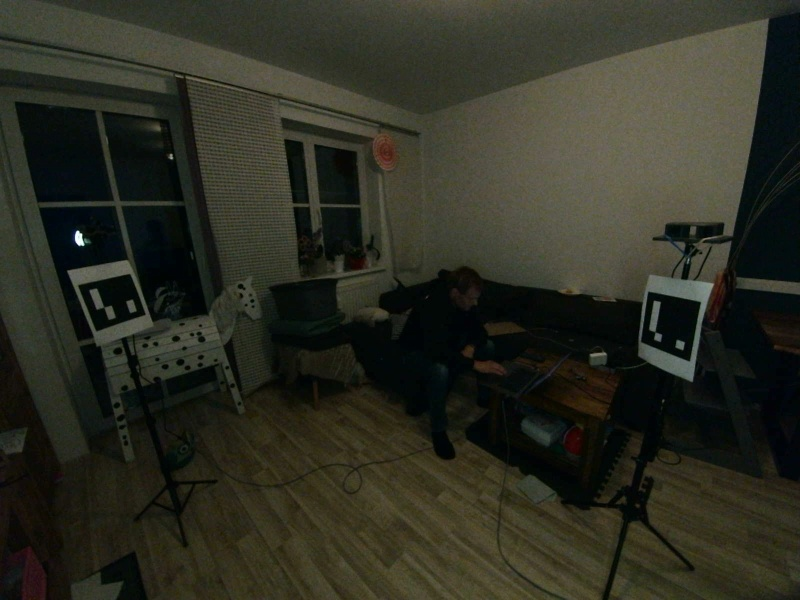
#> input picture elp1_test.jpg, 800 x 600 px, given in place of the camera
$ python test_all_cameras_background_delta_view.py   (older library calls are emulated)
#> lines starting #> are read from the running program, lines starting #| are printed output that depends on the picture
import cv2
import yaml
import time
import numpy as np
from pathlib import Path
from datetime import datetime

BASE = Path.home() / "anthro3d"
OUT = BASE / "output" / "all_cameras_background_delta"
OUT.mkdir(parents=True, exist_ok=True)

SNAPSHOT_DELAY_SECONDS = 3.0
CAPTURE_FRAMES = 7
WARMUP_FRAMES = 25
PIXEL_STRIDE = 2
HEADER_H = 44
MIN_DELTA_M = 0.20
MIN_Z_M = 0.35
MAX_Z_M = 4.0

ROLE_DIMS = {
    "OV9281 L": (1280, 800),
    "OV9281 R": (1280, 800),
    "ELP2": (2560, 720),
    "ELP1": (2560, 720),
}

RIGS = [
    ("OV9281", "dual", ("OV9281 L", "OV9281 R"), "stereo_config_ov9281.yaml"),
    ("ELP2", "sbs", ("ELP2",), "stereo_config.yaml"),
    ("ELP1", "sbs", ("ELP1",), "stereo_config_elp1.yaml"),
]

MAP_CACHE = {}

def load_yaml(path):
    p = Path(path)
    if not p.exists():
        raise RuntimeError(f"Datei fehlt: {p}")
    return yaml.safe_load(p.read_text()) or {}

def camera_roles():
    cfg = load_yaml(BASE / "config.yaml")
    roles = {}
    for cam in cfg.get("cameras", {}).get("tracking", []):
        if cam.get("enabled"):
            roles[cam.get("name")] = int(cam.get("device_index"))
    return roles

def open_caps(roles):
    caps = {}
    for name, idx in roles.items():
        w, h = ROLE_DIMS.get(name, (1280, 720))
        cap = cv2.VideoCapture(idx)
        cap.set(cv2.CAP_PROP_FRAME_WIDTH, w)
        cap.set(cv2.CAP_PROP_FRAME_HEIGHT, h)
        if cap.isOpened():
            caps[name] = cap
            print(f"{name}: offen index={idx}")
        else:
            print(f"{name}: FEHLER index={idx}")
    return caps

def release_caps(caps):
    for cap in caps.values():
        cap.release()

def read_frames(caps):
    frames = {}
    for name, cap in caps.items():
        ok, frame = cap.read()
        if ok and frame is not None:
            frames[name] = frame
    return frames

def split_sbs(frame):
    h, w = frame.shape[:2]
    m = w // 2
    return frame[:, :m].copy(), frame[:, m:].copy()

def maps_for(cfg_file, size):
    key = (cfg_file, size)
    if key in MAP_CACHE:
        return MAP_CACHE[key]
    cfg = load_yaml(BASE / cfg_file)
    K_l = np.array(cfg["camera_matrix_l"], dtype=np.float64)
    d_l = np.array(cfg["dist_l"], dtype=np.float64)
    K_r = np.array(cfg["camera_matrix_r"], dtype=np.float64)
    d_r = np.array(cfg["dist_r"], dtype=np.float64)
    R = np.array(cfg["R"], dtype=np.float64)
    T = np.array(cfg["T"], dtype=np.float64).reshape(3, 1)
    R1, R2, P1, P2, Q, _, _ = cv2.stereoRectify(K_l, d_l, K_r, d_r, size, R, T, flags=cv2.CALIB_ZERO_DISPARITY, alpha=0)
    ml1, ml2 = cv2.initUndistortRectifyMap(K_l, d_l, R1, P1, size, cv2.CV_32FC1)
    mr1, mr2 = cv2.initUndistortRectifyMap(K_r, d_r, R2, P2, size, cv2.CV_32FC1)
    MAP_CACHE[key] = (ml1, ml2, mr1, mr2, Q)
    return MAP_CACHE[key]

def make_stereo():
    return cv2.StereoSGBM_create(
        minDisparity=0,
        numDisparities=128,
        blockSize=5,
        P1=8 * 5 * 5,
        P2=32 * 5 * 5,
        disp12MaxDiff=1,
        uniquenessRatio=8,
        speckleWindowSize=80,
        speckleRange=2,
        preFilterCap=31,
        mode=cv2.STEREO_SGBM_MODE_SGBM_3WAY,
    )

def compute_depth(left, right, cfg_file, stereo):
    size = (left.shape[1], left.shape[0])
    ml1, ml2, mr1, mr2, Q = maps_for(cfg_file, size)
    rect_l = cv2.remap(left, ml1, ml2, cv2.INTER_LINEAR)
    rect_r = cv2.remap(right, mr1, mr2, cv2.INTER_LINEAR)
    gl = cv2.cvtColor(rect_l, cv2.COLOR_BGR2GRAY)
    gr = cv2.cvtColor(rect_r, cv2.COLOR_BGR2GRAY)
    disp = stereo.compute(gl, gr).astype(np.float32) / 16.0
    pts = cv2.reprojectImageTo3D(disp, Q)
    z = pts[:, :, 2].astype(np.float32)
    valid = np.isfinite(pts).all(axis=2) & np.isfinite(z) & (disp > 1.0) & (z > MIN_Z_M) & (z < MAX_Z_M)
    return rect_l, rect_r, z, disp, valid

def rig_frame_from_frames(rig_name, mode, rig_roles, frames):
    if mode == "dual":
        l_name, r_name = rig_roles
        if l_name not in frames or r_name not in frames:
            return None, None
        return frames[l_name], frames[r_name]
    role = rig_roles[0]
    if role not in frames:
        return None, None
    return split_sbs(frames[role])

def capture_depth_set(caps, stereo_by_rig):
    result = {}
    for _ in range(3):
        read_frames(caps)
        time.sleep(0.03)
    z_stack = {rig[0]: [] for rig in RIGS}
    valid_stack = {rig[0]: [] for rig in RIGS}
    last_data = {}
    for i in range(CAPTURE_FRAMES):
        frames = read_frames(caps)
        for rig_name, mode, rig_roles, cfg_file in RIGS:
            left, right = rig_frame_from_frames(rig_name, mode, rig_roles, frames)
            if left is None or right is None:
                continue
            rect_l, rect_r, z, disp, valid = compute_depth(left, right, cfg_file, stereo_by_rig[rig_name])
            z_stack[rig_name].append(z)
            valid_stack[rig_name].append(valid)
            last_data[rig_name] = {
                "left": rect_l,
                "right": rect_r,
                "disp": disp,
                "valid": valid,
                "z": z,
            }
        print(f"Frame {i + 1}/{CAPTURE_FRAMES}")
        time.sleep(0.08)
    for rig_name in z_stack:
        if not z_stack[rig_name]:
            continue
        zs = np.stack(z_stack[rig_name], axis=0)
        vs = np.stack(valid_stack[rig_name], axis=0)
        z_masked = np.where(vs, zs, np.nan)
        z_med = np.nanmedian(z_masked, axis=0).astype(np.float32)
        valid_med = np.isfinite(z_med)
        data = last_data[rig_name]
        data["z_med"] = z_med
        data["valid_med"] = valid_med
        result[rig_name] = data
    return result

# [100 lines left out: functions z_to_depth_color, delta_to_color, clean_mask, make_candidate, tile_with_header, make_rig_row and 1 more, not called in this run]

def countdown(text, seconds):
    print("")
    print(text)
    for i in range(seconds, 0, -1):
        print(f"{i}...")
        time.sleep(1.0)
    print("Aufnahme startet.")
    print("")

def main():
    print("")
    print("ANTHRO3D Leerraum-vs-Person-Differenz alle Kameras")
    print("Diese Diagnose veraendert keine Kalibrierdateien.")
    print("")
    roles = camera_roles()
    caps = open_caps(roles)
    if not caps:
        raise RuntimeError("Keine Kamera geoeffnet")
    stereo_by_rig = {rig[0]: make_stereo() for rig in RIGS}
    try:
        for _ in range(WARMUP_FRAMES):
            read_frames(caps)
            time.sleep(0.03)
#> this loop made 25 passes
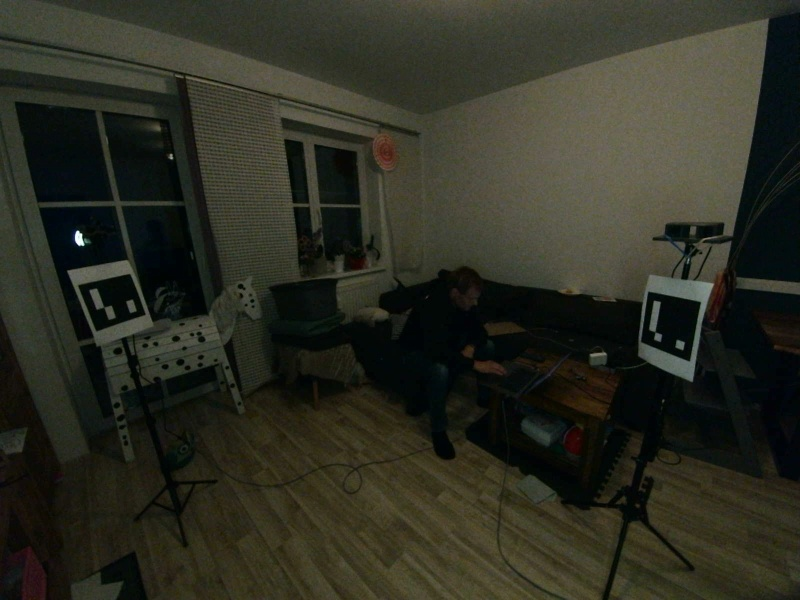
#> input picture elp1_test.jpg, 800 x 600 px, given in place of the camera
        countdown("Leerraum-Aufnahme in 5 Sekunden. Bitte komplett aus dem Messbereich gehen.", 5)
        base = capture_depth_set(caps, stereo_by_rig)
#> the loop in capture_depth_set, `for i in range(CAPTURE_FRAMES):` made 3 passes
#> pass 1, in compute_depth, `rect_l = cv2.remap(left, ml1, ml2, cv2.INTER_LINEAR)`:
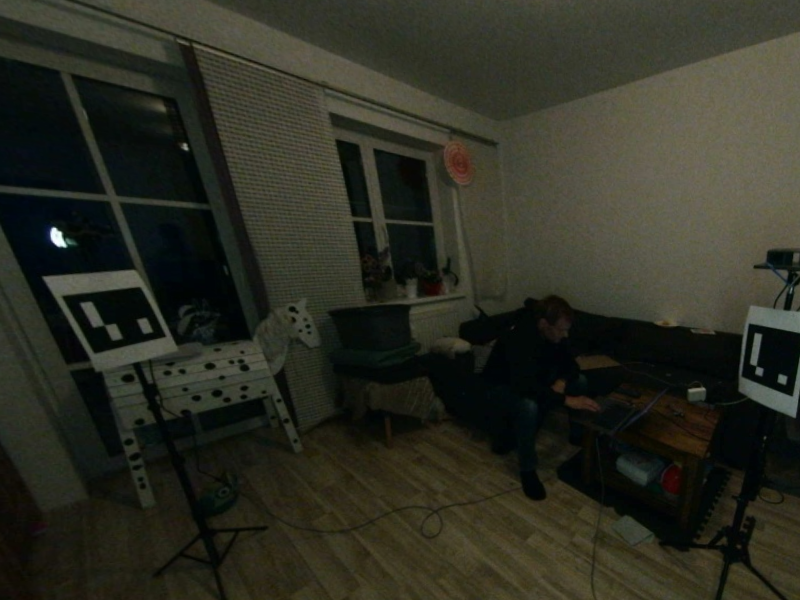
#> rect_l: shape (600, 800, 3); mean B, G, R 34.8, 45.8, 44.7
#> pass 1, in compute_depth, `rect_r = cv2.remap(right, mr1, mr2, cv2.INTER_LINEAR)`:
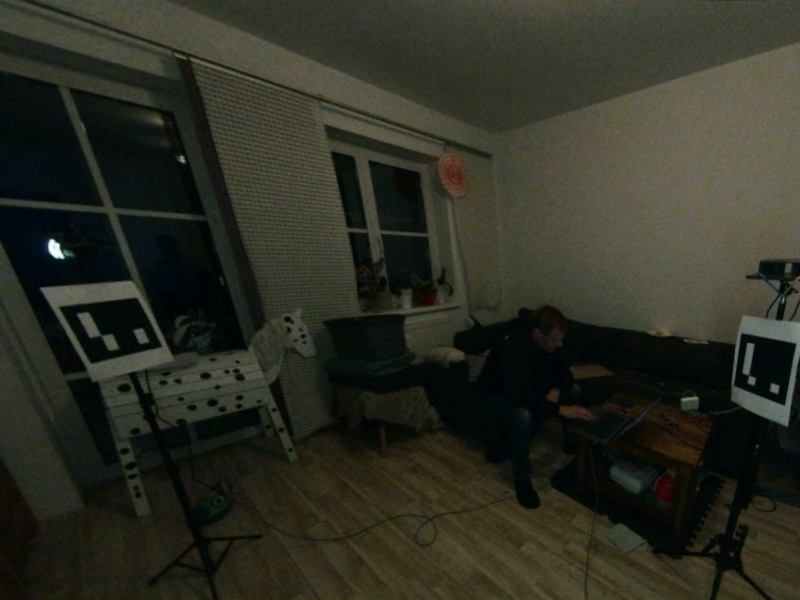
#> rect_r: shape (600, 800, 3); mean B, G, R 35.5, 46.5, 45.3
#> pass 1, in compute_depth, `gl = cv2.cvtColor(rect_l, cv2.COLOR_BGR2GRAY)`:
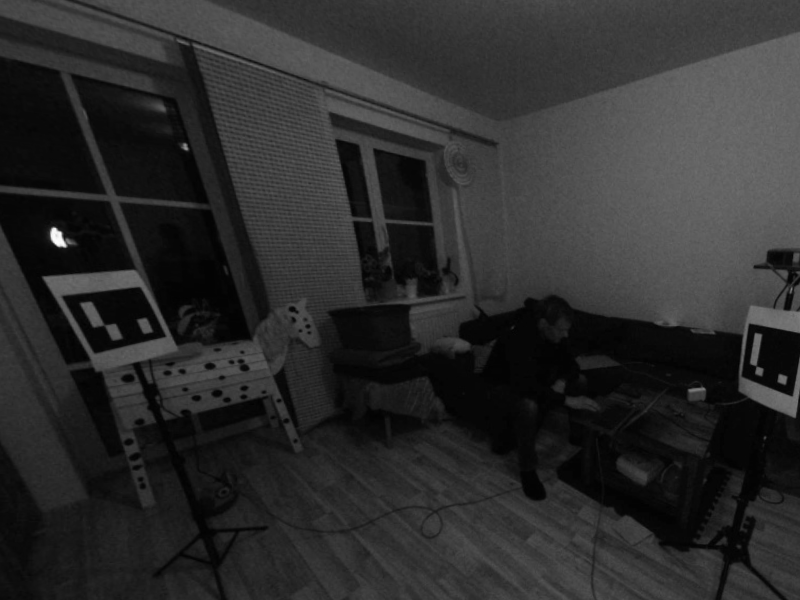
#> gl: shape (600, 800); min 1, max 252, mean 44.2
#> pass 1, in compute_depth, `gr = cv2.cvtColor(rect_r, cv2.COLOR_BGR2GRAY)`:
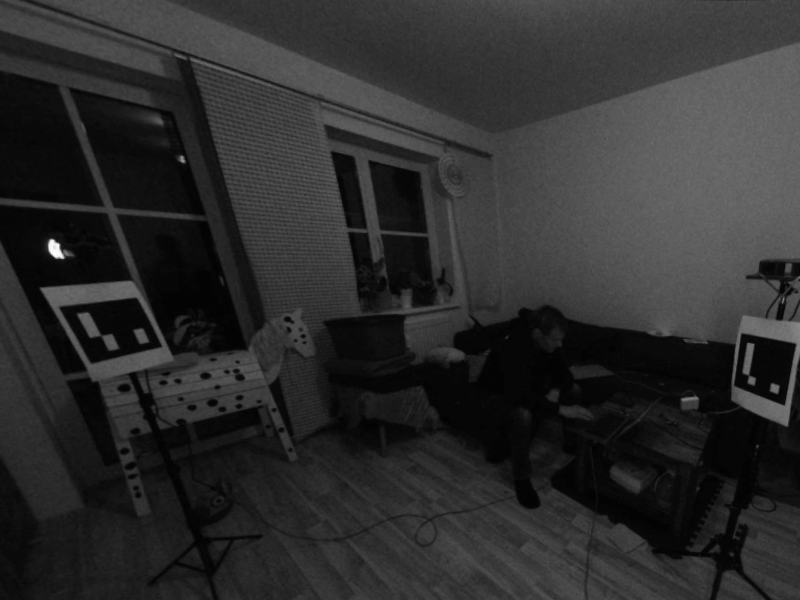
#> gr: shape (600, 800); min 1, max 252, mean 44.9
        print("Leerraum gespeichert.")
        countdown("Person-Aufnahme in 5 Sekunden. Jetzt in den Messbereich stellen.", 5)
        person = capture_depth_set(caps, stereo_by_rig)
        print("Person gespeichert.")
    finally:
        release_caps(caps)
    rows = []
    for rig_name, mode, rig_roles, cfg_file in RIGS:
        if rig_name not in base or rig_name not in person:
            print(f"{rig_name}: fehlt")
            continue
        row, clean_count, raw_count, z_med, d_med = make_rig_row(rig_name, base[rig_name], person[rig_name])
        rows.append(row)
        print(f"{rig_name}: raw={raw_count} clean={clean_count} z={z_med:.1f}cm delta={d_med:.1f}cm")
    if not rows:
        raise RuntimeError("Keine Diagnosebilder erzeugt")
    pending_snapshot_at = None
    cv2.namedWindow("ANTHRO3D Background Delta Diagnose - q beendet", cv2.WINDOW_NORMAL)
    cv2.resizeWindow("ANTHRO3D Background Delta Diagnose - q beendet", 1800, 950)
    try:
        while True:
            dash = build_dashboard(rows, pending_snapshot_at)
            if pending_snapshot_at is not None and time.time() >= pending_snapshot_at:
                ts = datetime.now().strftime("%Y%m%d_%H%M%S")
                path = OUT / f"background_delta_{ts}.png"
                cv2.imwrite(str(path), dash)
                print(f"Snapshot gespeichert: {path}")
                pending_snapshot_at = None
            preview_w = min(1800, dash.shape[1])
            preview_h = int(dash.shape[0] * preview_w / dash.shape[1])
            preview = cv2.resize(dash, (preview_w, preview_h), interpolation=cv2.INTER_AREA)
            cv2.imshow("ANTHRO3D Background Delta Diagnose - q beendet", preview)
            key = cv2.waitKey(30) & 0xFF
            if key == ord(" "):
                pending_snapshot_at = time.time() + SNAPSHOT_DELAY_SECONDS
                print("Screenshot in 3 Sekunden...")
            if key == ord("q") or key == 27:
                break
    finally:
        cv2.destroyAllWindows()
        print("Fertig.")

if __name__ == "__main__":
    main()
